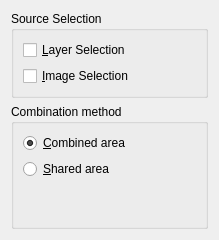
<ui version="4.0" >
 <class>WdgMaskFromSelection</class>
 <widget class="QWidget" name="WdgMaskFromSelection" >
  <property name="geometry" >
   <rect>
    <x>0</x>
    <y>0</y>
    <width>219</width>
    <height>240</height>
   </rect>
  </property>
  <layout class="QGridLayout" >
   <item row="0" column="0" >
    <widget class="QGroupBox" name="grpSelectionSource" >
     <property name="title" >
      <string>Source Selection</string>
     </property>
     <layout class="QGridLayout" >
      <item row="0" column="0" >
       <widget class="QCheckBox" name="chkLocal" >
        <property name="text" >
         <string>&amp;Layer Selection</string>
        </property>
       </widget>
      </item>
      <item row="1" column="0" >
       <widget class="QCheckBox" name="chkImage" >
        <property name="text" >
         <string>&amp;Image Selection</string>
        </property>
       </widget>
      </item>
     </layout>
    </widget>
   </item>
   <item row="1" column="0" >
    <widget class="QGroupBox" name="groupBox" >
     <property name="title" >
      <string>Combination method</string>
     </property>
     <layout class="QGridLayout" >
      <item row="0" column="0" >
       <widget class="QRadioButton" name="radioButton" >
        <property name="text" >
         <string>&amp;Combined area</string>
        </property>
        <property name="checked" >
         <bool>true</bool>
        </property>
       </widget>
      </item>
      <item row="1" column="0" >
       <widget class="QRadioButton" name="radioButton_2" >
        <property name="text" >
         <string>&amp;Shared area</string>
        </property>
       </widget>
      </item>
      <item row="2" column="0" >
       <spacer>
        <property name="orientation" >
         <enum>Qt::Vertical</enum>
        </property>
        <property name="sizeHint" >
         <size>
          <width>20</width>
          <height>40</height>
         </size>
        </property>
       </spacer>
      </item>
     </layout>
    </widget>
   </item>
  </layout>
 </widget>
 <resources/>
 <connections/>
</ui>
